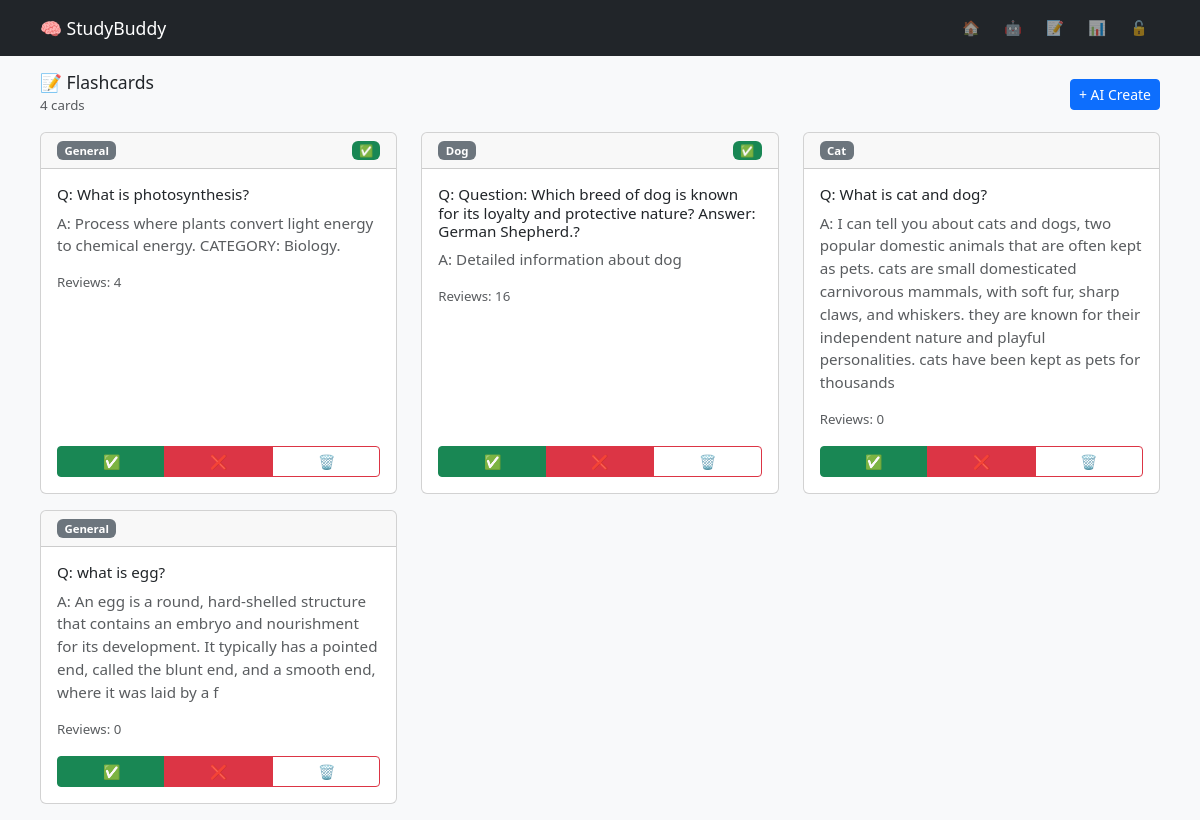
The app's page /flashcards (signed in), older data.
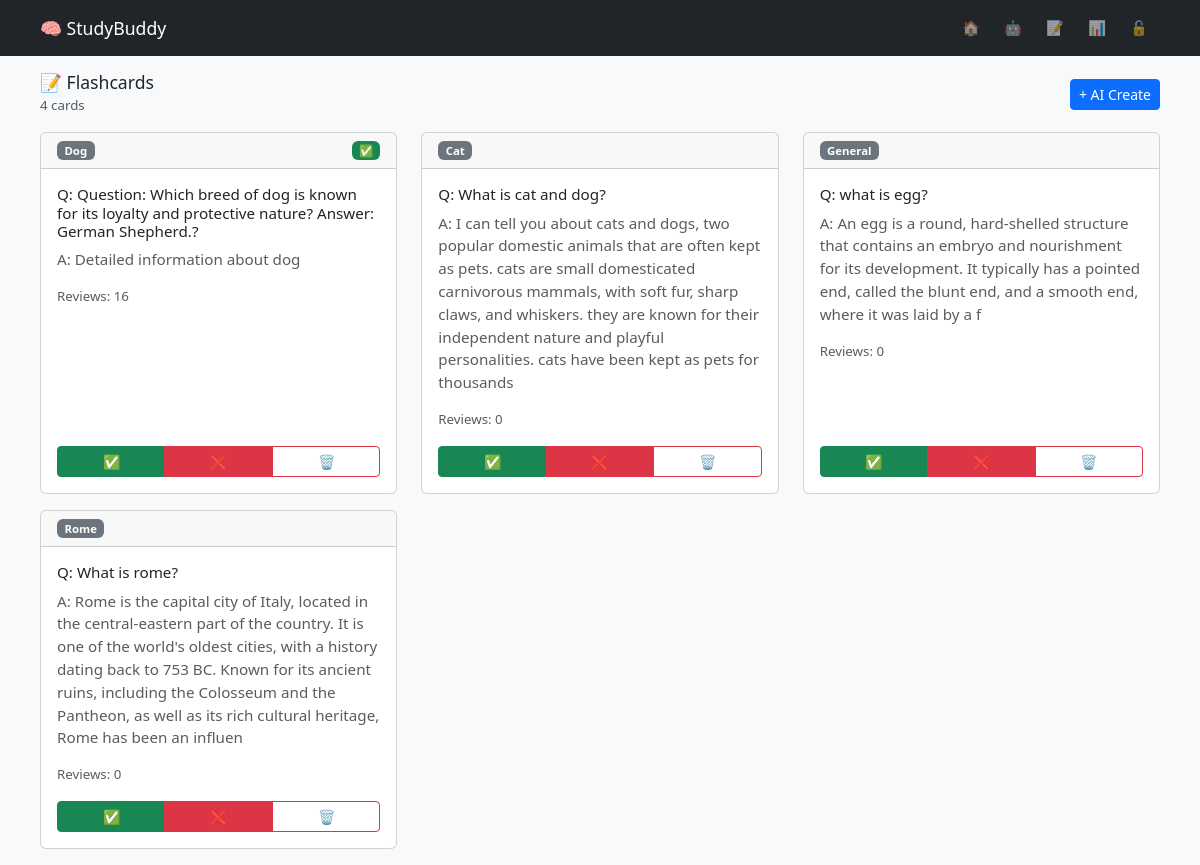
The same page, newer data.
### app.py (models this page shows)
class Flashcard(db.Model):
    id = db.Column(db.Integer, primary_key=True)
    question = db.Column(db.String(500), nullable=False)
    answer = db.Column(db.String(1000), nullable=False)
    category = db.Column(db.String(100), default='General')
    created_date = db.Column(db.DateTime, default=datetime.utcnow)
    review_count = db.Column(db.Integer, default=0)
    mastered = db.Column(db.Boolean, default=False)
    user_id = db.Column(db.Integer, db.ForeignKey('user.id'), nullable=False)

### app.py (the view)
@app.route('/flashcards')
@login_required
def flashcards():
    cards = Flashcard.query.filter_by(user_id=current_user.id).all()
    return render_template('flashcards.html', flashcards=cards)

### app.py (called while the page is built)
@login_manager.user_loader
def load_user(user_id): return User.query.get(int(user_id))

### templates/flashcards.html (shortened to what this page needs)
{% extends "base.html" %}
{% block content %}
<div class="d-flex justify-content-between align-items-center mb-3">
    <div>
        <h4 class="mb-0">📝 Flashcards</h4>
        <small class="text-muted">{{ flashcards|length }} cards</small>
    </div>
    <a href="{{ url_for('chat') }}" class="btn btn-primary btn-sm">+ AI Create</a>
</div>
{% if flashcards %}
<div class="row">
    {% for card in flashcards %}
    <div class="col-md-6 col-lg-4 mb-3">
        <div class="card h-100">
            <div class="card-header d-flex justify-content-between align-items-center py-2">
                <span class="badge bg-secondary">{{ card.category }}</span>
                {% if card.mastered %}
                <span class="badge bg-success">✅</span>
                {% endif %}
            </div>
            <div class="card-body p-3">
                <h6 class="card-title">Q: {{ card.question }}</h6>
                <p class="card-text text-muted">A: {{ card.answer }}</p>
                <div class="small text-muted">
                    Reviews: {{ card.review_count }}
                </div>
            </div>
            <div class="card-footer bg-transparent border-0 p-3 pt-0">
                <div class="btn-group w-100">
                    <a href="{{ url_for('review_card', card_id=card.id, result='correct') }}"
                       class="btn btn-sm btn-success">✅</a>
                    <a href="{{ url_for('review_card', card_id=card.id, result='wrong') }}"
                       class="btn btn-sm btn-danger">❌</a>
                    <a href="{{ url_for('delete_flashcard', card_id=card.id) }}"
                       class="btn btn-sm btn-outline-danger"
                       onclick="return confirm('Delete this card?')">🗑️</a>
                </div>
            </div>
        </div>
    </div>
    {% endfor %}
</div>
{% endif %}
{% endblock %}

### templates/base.html (shortened to what this page needs)
<!DOCTYPE html>
<html lang="en">
<head>
    <link href="https://cdn.jsdelivr.net/npm/bootstrap@5.3.0/dist/css/bootstrap.min.css" rel="stylesheet">
</head>
<body>
    <nav class="navbar navbar-expand-lg navbar-dark bg-dark fixed-top">
        <div class="container">
            <a class="navbar-brand" href="{{ url_for('dashboard') }}">🧠 StudyBuddy</a>
            {% if current_user.is_authenticated %}
            <div class="collapse navbar-collapse" id="navbarNav">
                <div class="navbar-nav ms-auto">
                    <a class="nav-link" href="{{ url_for('dashboard') }}">🏠</a>
                    <a class="nav-link" href="{{ url_for('chat') }}">🤖</a>
                    <a class="nav-link" href="{{ url_for('flashcards') }}">📝</a>
                    <a class="nav-link" href="{{ url_for('progress') }}">📊</a>
                    <a class="nav-link" href="{{ url_for('logout') }}">🔓</a>
                </div>
            </div>
            {% endif %}
        </div>
    </nav>
    <div class="container mt-3">
        {% block content %}{% endblock %}
    </div>
</body>
</html>

### templates/base.html (style rules this page uses)
body { background-color: #f8f9fa; padding-top: 56px; font-size: 0.95rem; }
.navbar { min-height: 56px; padding: 0.4rem 0; }
.navbar-brand { font-size: 1.1rem; padding: 0.2rem 0; }
.nav-link { padding: 0.4rem 0.75rem !important; font-size: 0.9rem; }
.container { padding-left: 10px; padding-right: 10px; }
h4 { font-size: 1.1rem; }
h6 { font-size: 0.95rem; }

Row changes from the older to the newer data that the page shows:
removed Flashcard: category "General", question "What is photosynthesis?", answer "Process where plants convert light energy to chemical energy. CATEGORY: Biology.", review_count "4"
added Flashcard: category "Rome", question "What is rome?", answer "Rome is the capital city of Italy, located in the central-eastern part of the country. It is one of the world's oldest cities, with a history dating back to 753 BC. Known for its ancient ruins, including the Colosseum and the Pantheon, as well as its rich cultural heritage, Rome has been an influen", review_count "0"
